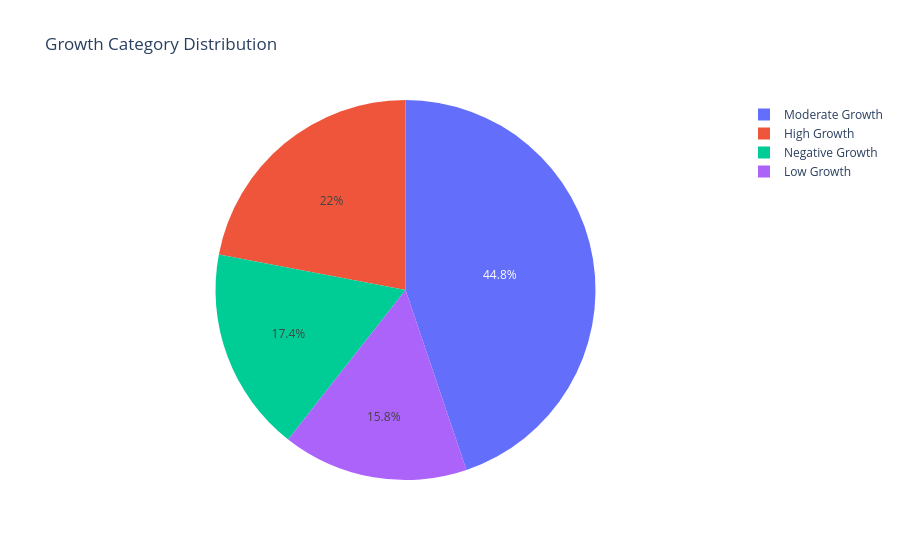

Notebook cell for this chart:
### Markdown cell above
## 6. Growth Category Analysis

### Code cell
category_count = df["growth_category"].value_counts()
px.pie(values=category_count.values,names=category_count.index,title="Growth Category Distribution").show()

### Figure 1 — Plotly figure (JSON) as saved in the notebook; plotly's stock layout.template omitted (floating-point values rounded to 4 significant figures)
{"data": [{"domain": {"x": [0, 1], "y": [0, 1]}, "hovertemplate": "label=%{label}<br>value=%{value}<extra></extra>", "labels": ["Moderate Growth", "High Growth", "Negative Growth", "Low Growth"], "legendgroup": "", "name": "", "showlegend": true, "type": "pie", "values": [448, 220, 174, 158]}], "layout": {"autosize": true, "legend": {"tracegroupgap": 0}, "title": {"text": "Growth Category Distribution"}}}
